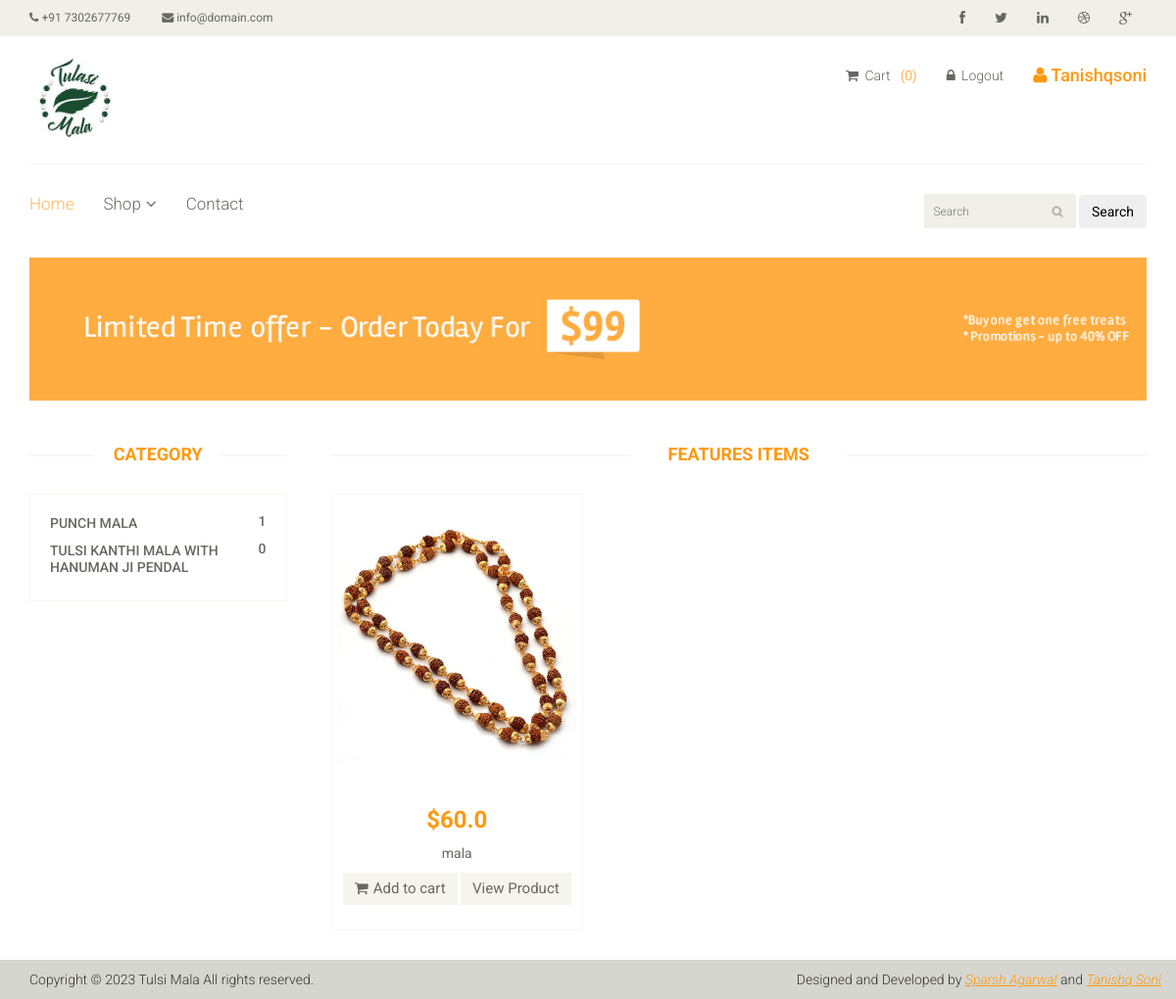
/shop (signed in), run on the app's committed database.
### core/models.py (models this page shows, shortened)
class Category(models.Model):
    category_name = models.CharField(max_length=1000)
    def product_count(self):
        return self.product_set.count()

class Product(models.Model):
    name = models.CharField(max_length=100)
    category = models.ForeignKey('Category', on_delete=models.CASCADE)
    slug = models.SlugField(unique=True, null=True, blank=True)
    desc = models.TextField()
    price = models.FloatField(default=0.0)
    product_available_count = models.IntegerField(default=0)
    img = models.ImageField(upload_to='images/')

### core/views.py (the view)
# urls.py: path('shop', views.shop, name='shop'),
def shop(request):
    products = Product.objects.all()
    categories = Category.objects.all()
    if (request.user.is_authenticated):
        len_of_cart = len(Cart.objects.filter(user=request.user))
        return render(request, "core/shop.html", {'len_of_cart': len_of_cart, 'products': products, 'categories': categories, })
    return render(request, "core/shop.html", {'products': products, 'categories': categories, })

### templates/core/shop.html (shortened to what this page needs)
{% extends './base.html' %}
{% load static %}
{% block start %}
	<section id="advertisement">
		<div class="container">
			<img src="images/shop/advertisement.jpg" alt="" />
		</div>
	</section>
	<section>
		<div class="container">
			<div class="row">
				<div class="col-sm-3">
					<div class="left-sidebar">
						<h2>Category</h2>
						<div class="panel-group category-products" id="accordian">
							<div class="panel panel-default">
								{% for cats in categories %}
								<div class="panel-heading">
									<h4 class="panel-title"><a href="/category/{{ cats.id }}"><span class="pull-right">{{ cats.product_count }}</span>{{cats.category_name}}</a></h4>
								</div>
								{% endfor %}
							</div>
						</div>
					</div>
				</div>
				<div class="col-sm-9 padding-right">
					<div class="features_items">
						<h2 class="title text-center">Features Items</h2>
						{% if category %}
							{% for item in products %}
								<div class="col-sm-4">
									<div class="product-image-wrapper">
										<div class="single-products">
											<div class="productinfo text-center">
												<img src="/media/{{item.img}}" alt="" />
												<h2>${{item.price}}</h2>
												<p>{{item.name}}</p>
												<a href="{% url 'add_to_cart' item.pk %}" class="btn btn-default add-to-cart"><i class="fa fa-shopping-cart"></i>Add to cart</a>
												<a href="{% url 'products' item.slug %}" class="btn btn-default add-to-cart"
												></i>View Product</a>
											  >
											</div>
											<div class="product-overlay">
												<div class="overlay-content">
													<h2>${{item.price}}</h2>
													<p>{{item.name}}</p>
													<a href="{% url 'add_to_cart' item.pk %}" class="btn btn-default add-to-cart"><i class="fa fa-shopping-cart"></i>Add to cart</a>
												<a href="{% url 'products' item.slug %}" class="btn btn-default add-to-cart"
												></i>View Product</a>
												</div>
											</div>
										</div>
									</div>
								</div>
							{% endfor %}
						{% else %}
							{% for item in products %}
								<div class="col-sm-4">
									<div class="product-image-wrapper">
										<div class="single-products">
											<div class="productinfo text-center">
												<img src="/media/{{item.img}}" alt="" />
												<h2>${{item.price}}</h2>
												<p>{{item.name}}</p>
												<a href="{% url 'add_to_cart' item.pk %}" class="btn btn-default add-to-cart"><i class="fa fa-shopping-cart"></i>Add to cart</a>
												<a href="{% url 'products' item.slug %}" class="btn btn-default add-to-cart"
												></i>View Product</a>
											</div>
											<div class="product-overlay">
												<div class="overlay-content">
												</div>
											</div>
										</div>
									</div>
								</div>
							{% endfor %}
						{% endif %}
						</div>
					</div>
				</div>
			</div>
	</section>
{% endblock %}

### templates/core/base.html (shortened to what this page needs)
{% load static %} {% load cart_template_tag %}
<!DOCTYPE html>
<html lang="en">
  <head>
    <link href="{% static 'css/bootstrap.min.css' %}" rel="stylesheet" />
    <link href="{% static 'css/font-awesome.min.css' %}" rel="stylesheet" />
    <link href="{% static 'css/prettyPhoto.css' %}" rel="stylesheet" />
    <link href="{% static 'css/price-range.css' %}" rel="stylesheet" />
    <link href="{% static 'css/animate.css' %}" rel="stylesheet" />
    <link href="{% static 'css/main.css' %}" rel="stylesheet" />
    <link href="{% static 'css/responsive.css' %}" rel="stylesheet" />
    <script src="https://code.jquery.com/jquery-3.6.0.min.js"></script></head
  >
  <body>
    <header id="header">
      <div class="header_top">
        <div class="container">
          <div class="row">
            <div class="col-sm-6">
              <div class="contactinfo">
                <ul class="nav nav-pills">
                  <li>
                    <a href="#"><i class="fa fa-phone"></i> +91 7302677769</a>
                  </li>
                  <li>
                    <a href="#"
                      ><i class="fa fa-envelope"></i> info@domain.com</a
                    >
                  </li>
                </ul>
              </div>
            </div>
            <div class="col-sm-6">
              <div class="social-icons pull-right">
                <ul class="nav navbar-nav">
                  <li>
                    <a href="#"><i class="fa fa-facebook"></i></a>
                  </li>
                  <li>
                    <a href="#"><i class="fa fa-twitter"></i></a>
                  </li>
                  <li>
                    <a href="#"><i class="fa fa-linkedin"></i></a>
                  </li>
                  <li>
                    <a href="#"><i class="fa fa-dribbble"></i></a>
                  </li>
                  <li>
                    <a href="#"><i class="fa fa-google-plus"></i></a>
                  </li>
                </ul>
              </div>
            </div>
          </div>
        </div>
      </div>
      <div class="header-middle">
        <div class="container">
          <div class="row">
            <div class="col-sm-4">
              <div class="logo pull-left">
                <a href="/"
                  ><img src="{% static 'images/home/logo.png' %}" alt="" style="width: 9rem;"
                /></a>
              </div>
            </div>
            <div class="col-sm-8">
              <div class="shop-menu pull-right">
                <ul class="nav navbar-nav">
                  <li>
                    <a href="/cart"
                      ><i class="fa fa-shopping-cart"></i> Cart&nbsp;&nbsp;
                       {% if user.is_authenticated %}
                      <div style="color: #fe980f; display: inline">
                        ({{ len_of_cart }})
                      </div>
                      {% endif %}
                    </a>
                  </li>
                  {% if user.is_authenticated %}
                  <li>
                    <a href=" /accounts/user_logout"
                      ><i class="fa fa-lock"></i> Logout</a
                    >
                  </li>
                  <li>
                    <h4 style="color: #fe980f;">
                      <i class="fa fa-user"></i> {{ user.username|title }}
                    </h4>
                  </li>
                  {% else %}
                  <li>
                    <a href=" /accounts/user_login"
                      ><i class="fa fa-lock"></i> Login</a
                    >
                  </li>
                  {% endif %}
                </ul>
              </div>
            </div>
          </div>
        </div>
      </div>
      <div class="header-bottom">
        <div class="container">
          <div class="row">
            <div class="col-sm-9">
              <div class="mainmenu pull-left">
                <ul class="nav navbar-nav collapse navbar-collapse">
                  <li><a href="/" class="active">Home</a></li>
                  <li class="dropdown">
                    <a href="#">Shop<i class="fa fa-angle-down"></i></a>
                  </li>
                  <li><a href="/contactus">Contact</a></li>
                </ul>
              </div>
            </div>
            <div class="col-sm-3">
              <form action="/search" class="search_box pull-right" method="get">
                <input type="text" required name="query" placeholder="Search" />
                <button type="submit" class="btn btn-fefault">Search</button>
              </form>
            </div>
          </div>
        </div>
      </div>
    </header>
    {% block start %} {% endblock %}
    <footer id="footer">
      <div class="footer-bottom">
        <div class="container">
          <div class="row">
            <p class="pull-left">
              Copyright © 2023 Tulsi Mala All rights reserved.
            </p>
            <p class="pull-right">
              Designed and Developed by
              <span
                ><a href="https://www.linkedin.com/in/sparsh-agarwal-a74128138/"
                  >Sparsh Agarwal</a
                >
                and
                <a href="https://www.linkedin.com/in/tanishq-soni-899146214/"
                  >Tanishq Soni</a
                ></span
              >
            </p>
          </div>
        </div>
      </div>
    </footer>
  </body>
</html>

### data on the page
Category: product_count "1", category_name "PUNCH MALA"
Category: product_count "0", category_name "TULSI KANTHI MALA WITH HANUMAN JI PENDAL"
Product: img (picture), price "60.0", name "mala"

### other printed values
{{ len_of_cart }} "0"
{{ user.username|title }} "Tanishqsoni"
